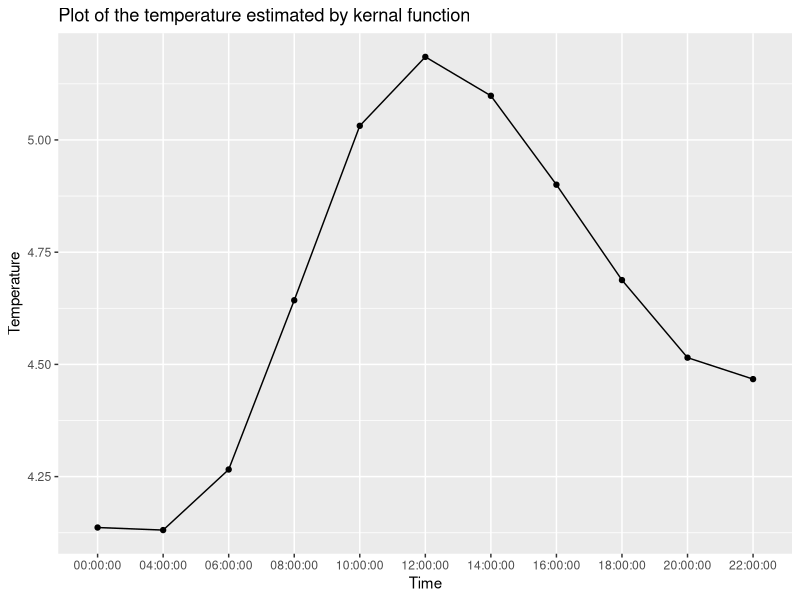

The R source for this figure: (Note: this script raises an error after producing the figure.)
## ---- chunk 1
library("tidyverse")

temps <- read.csv('temp.csv', header = TRUE, sep = ',')
ggplot(temps, aes(time, temperature, group = 1)) +
geom_point() +
geom_line() +
labs(x = "Time",
y = "Temperature") +
ggtitle("Plot of the temperature estimated by kernal function")

## ---- chunk 2

h_distance_seq <- seq(-90,90,2) %>% as.data.frame()
colnames(h_distance_seq) <- c("distance_in_kms")

h_date_seq <- seq(-60,60,2) %>% as.data.frame()
colnames(h_date_seq) <- c("distance_in_days")

h_time_seq <- seq(-24,24,2) %>% as.data.frame()
colnames(h_time_seq) <- c("distance_in_time")

distance_kernal <- seq(1, 30, 5)
date_kernal <- seq(1, 30, 5)
time_kernal <- seq(1, 24, 4)

h_distance_seq <- crossing(h_distance_seq, distance_kernal)
h_date_seq <- crossing(h_date_seq, date_kernal)
h_time_seq <- crossing(h_time_seq, time_kernal)


distance_value <- NULL
for(i in 1:NROW(h_distance_seq)){
distance_value[i] <- exp(-(h_distance_seq[i,1]/h_distance_seq[i,2])^2)
}

date_value <- NULL
for(i in 1:NROW(h_date_seq)){
date_value[i] <- exp(-(h_date_seq[i,1]/h_date_seq[i,2])^2)
}

time_value <- NULL
for(i in 1:NROW(h_time_seq)){
time_value[i] <- exp(-(h_time_seq[i,1]/h_time_seq[i,2])^2)
}

h_distance_seq$kernal_value <- distance_value
h_date_seq$kernal_value <- date_value
h_time_seq$kernal_value <- time_value

ggplot(data=h_distance_seq, aes(x=distance_in_kms, y=kernal_value, color=as.factor(distance_kernal))) + 
  geom_line() + 
  ggtitle("Kernal weight for fixed distance vs. varying distance h")

ggplot(data=h_date_seq, aes(x=distance_in_days, y=kernal_value, color=as.factor(date_kernal))) + 
  geom_line() + 
  ggtitle("Kernal weight for fixed distance vs. varying distance h")

ggplot(data=h_time_seq, aes(x=distance_in_time, y=kernal_value, color=as.factor(time_kernal))) + 
  geom_line() + 
  ggtitle("Kernal weight for fixed distance vs. varying time h")


